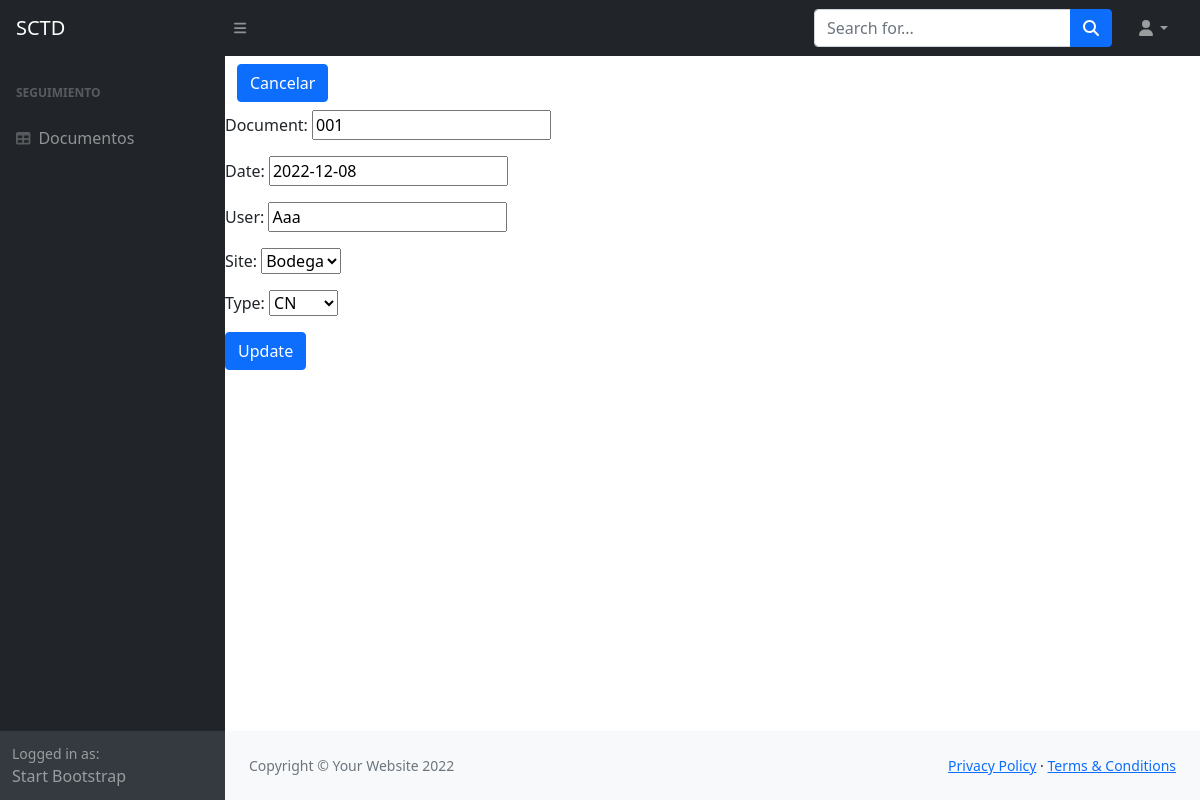
The page /tracking_list.html/update_documents.html/24 on the database its author committed.
### Tracking/models.py (models this page shows, shortened)
class TrackDocument(models.Model):
    document = models.CharField(max_length=50, unique=True)
    date = models.DateField()
    user = models.CharField(max_length=50)
    site = models.ForeignKey('Site', on_delete=models.CASCADE)
    type = models.CharField(
        max_length=20,
        choices=DOCUMENT_CHOICES,
    )

### Tracking/views.py (the view, shortened to what this page needs)
# urls.py: path('tracking_list.html/update_documents.html/<int:pk>', views.update_document.as_view(template_name="Tracking/update_documents.html"), name='Update'),
class update_document(UpdateView, SuccessMessageMixin):
    model = TrackDocument
    fields = "__all__"
    template_name = 'Tracking/update_documents.html'
    success_message = 'Cliente actualizado'

### Tracking/models.py (called while the page is built)
    def __str__(self):
        return self.name

### templates/Tracking/update_documents.html (shortened to what this page needs)
{% extends 'Tracking/index.html' %}
{% block content %}
<head>
    <div class="container">
        <a class="btn btn-primary" href="/tracking_list.html" role="button">Cancelar</a>
    </div>
</head>
<body>
<form method="post">{% csrf_token %}
    {{ form.as_p }}
    <input class="btn btn-primary" type="submit" value="Update">
</form>
</body>
{% endblock %}

### rows shown on the page
TrackDocument: document "001", date "2022-12-08", user "Aaa", site "Bodega", type "CN"
